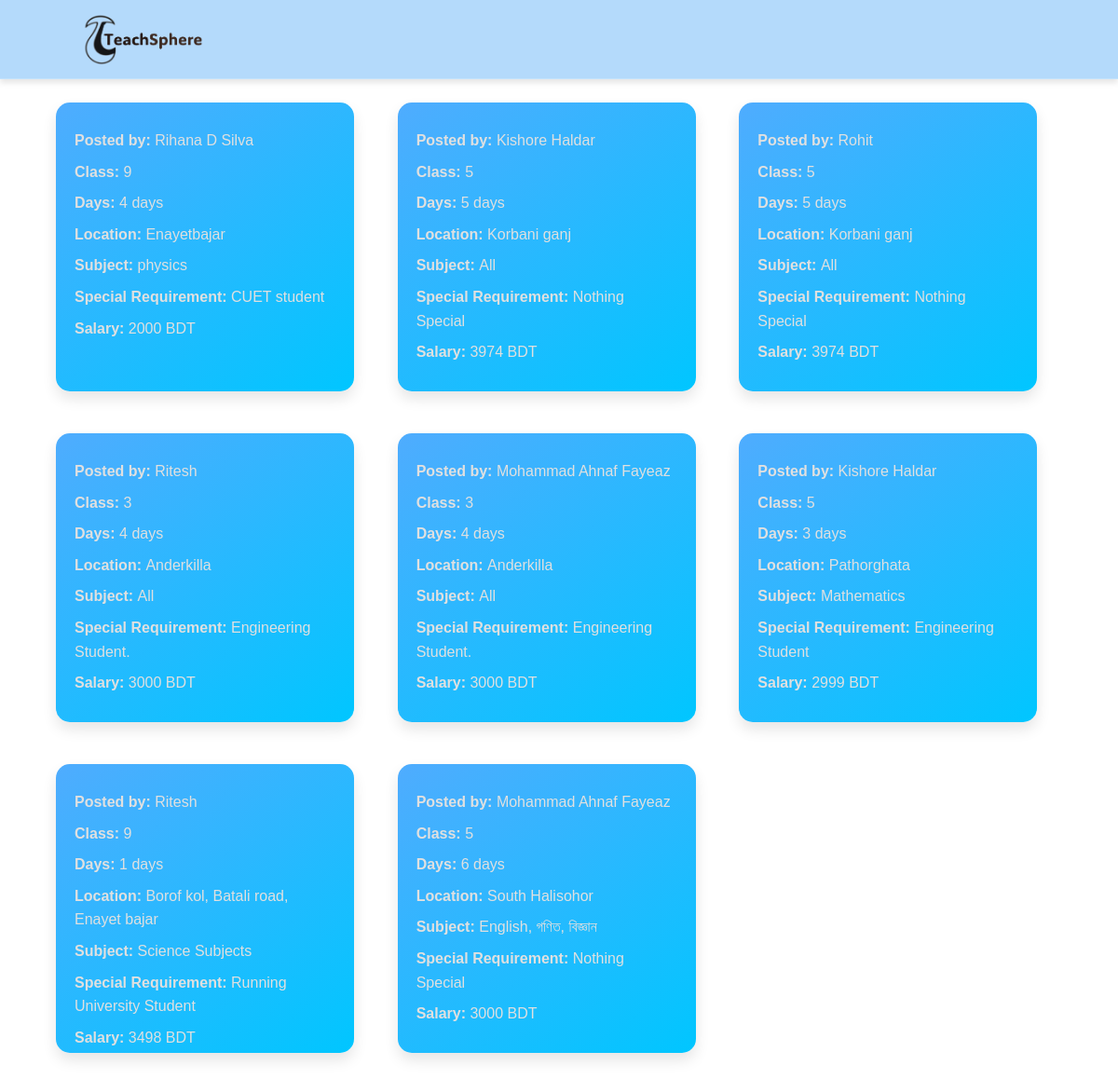
/VisitorviewTutions.php, run on the app's committed database.
### tables this page shows
CREATE TABLE `tutionposts` (
  `id` int(6) UNSIGNED NOT NULL,
  `Sid` int(11) NOT NULL,
  `SeekerName` text NOT NULL,
  `class` varchar(50) NOT NULL,
  `gender` varchar(10) NOT NULL,
  `subject` varchar(100) NOT NULL,
  `medium` varchar(20) NOT NULL,
  `days` int(2) NOT NULL,
  `location` varchar(100) NOT NULL,
  `salary` varchar(10) NOT NULL,
  `Other_Requirements` text DEFAULT '\'Nothing Special\'',
  `reg_date` timestamp NOT NULL DEFAULT current_timestamp() ON UPDATE current_timestamp(),
  `TeacherName` varchar(256) NOT NULL
);

### VisitorviewTutions.php (the view, shortened to what this page needs)
<?php
$servername = "localhost";
$username = "root";
$password = "";
$dbname = "teachsphere";
$conn = new mysqli($servername, $username, $password, $dbname);
$sql = "SELECT * FROM tutionposts";
$result = $conn->query($sql);
?>
<!DOCTYPE html>
<html lang="en">
<head>
    <link rel="stylesheet" href="./css/tutorfeed.css?v=<?php echo time(); ?>">
</head>
<body>
<header>
        <div class="container">
            <div class="head-content">
                <div class="logo">
                    <a href="index.php">
                    <img src="./media/teachsphere-dark-logo.png" alt="TeachSphere Logo">
                    </a>
                </div>
            </div>
        </div>
    </header>
    <section>
        <div class="cards container">
            <?php
            if ($result->num_rows > 0) {
                while ($requirement = $result->fetch_assoc()) {
            ?>
            <div class="card">
                <div class="details">
                    <p><strong>Posted by: </strong><?php echo $requirement['SeekerName']; ?></p>
                    <p><strong>Class: </strong><?php echo htmlspecialchars($requirement['class']); ?></p>
                    <p><strong>Days: </strong><?php echo htmlspecialchars($requirement['days']); ?> days</p>
                    <p><strong>Location: </strong><?php echo htmlspecialchars($requirement['location']); ?></p>
                    <p><strong>Subject: </strong><?php echo htmlspecialchars($requirement['subject']); ?></p>
                    <p><strong>Special Requirement: </strong><?php echo htmlspecialchars($requirement['Other_Requirements']); ?></p>
                    <p><strong>Salary: </strong><?php echo htmlspecialchars($requirement['salary']); ?> BDT</p>
                </div>
            </div>
            <?php
                }
            } else {
                echo "<p>No tuition posts available.</p>";
            }
            ?>
        </div>
    </section>
</body>
</html>

### css/tutorfeed.css (style rules this page uses)
* { margin: 0; padding: 0; box-sizing: border-box; }
body { font-family: Arial, sans-serif; }
header { background-color: #b4dafb; backdrop-filter: blur(10px); -webkit-backdrop-filter: blur(10px); display: flex; justify-content: space-between; align-items: center; border-bottom: 1px solid rgba(255, 255, 255, 0.2); position: fixed; top: 0; width: 100%; padding: 10px 20px; box-shadow: 0 4px 6px rgba(0, 0, 0, 0.1); z-index: 10; }
.container { width: 90%; margin: 0 auto; display: flex; justify-content: space-between; align-items: center; }
.logo img { width: 150px; }
section { padding: 20px 0; min-height: calc(100vh - 80px); }
.cards { display: grid; grid-template-columns: repeat(auto-fit, minmax(300px, 1fr)); gap: 20px; }
.card { margin-top: 10px; background: linear-gradient(145deg, #4facfe, #00c6ff); border-radius: 15px; box-shadow: 0 8px 15px rgba(0, 0, 0, 0.1); padding: 20px; color: #fff; display: flex; flex-direction: column; justify-content: space-between; transition: transform 0.3s ease, box-shadow 0.3s ease; width: 320px; height: 310px; margin-bottom: 15px; }
.card .details p { font-size: 16px; margin: 8px 0; line-height: 1.6; color: #e0e0e0; }

### data on the page
tutionposts: SeekerName "Rihana D Silva", class "9", days "4", location "Enayetbajar", subject "physics", Other_Requirements "CUET student", salary "2000"
tutionposts: SeekerName "Kishore Haldar", class "5", days "5", location "Korbani ganj", subject "All", Other_Requirements "Nothing Special", salary "3974"
tutionposts: SeekerName "Rohit", class "5", days "5", location "Korbani ganj", subject "All", Other_Requirements "Nothing Special", salary "3974"
tutionposts: SeekerName "Ritesh", class "3", days "4", location "Anderkilla", subject "All", Other_Requirements "Engineering Student.", salary "3000"
tutionposts: SeekerName "Mohammad Ahnaf Fayeaz", class "3", days "4", location "Anderkilla", subject "All", Other_Requirements "Engineering Student.", salary "3000"
tutionposts: SeekerName "Kishore Haldar", class "5", days "3", location "Pathorghata", subject "Mathematics", Other_Requirements "Engineering Student", salary "2999"
tutionposts: SeekerName "Ritesh", class "9", days "1", location "Borof kol, Batali road, Enayet bajar", subject "Science Subjects", Other_Requirements "Running University Student", salary "3498"
tutionposts: SeekerName "Mohammad Ahnaf Fayeaz", class "5", days "6", location "South Halisohor", subject "English, গণিত, বিজ্ঞান", Other_Requirements "Nothing Special", salary "3000"
